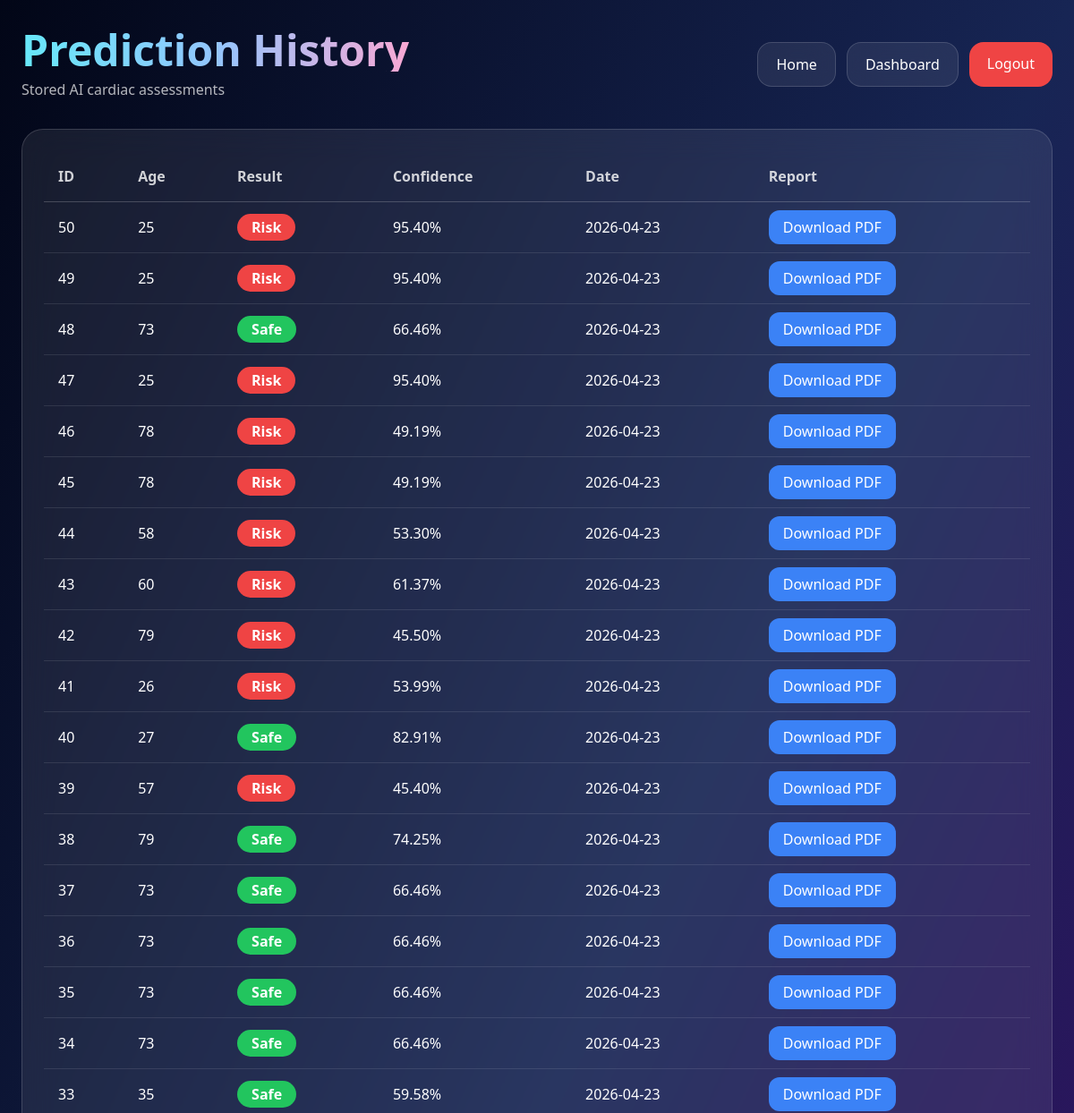
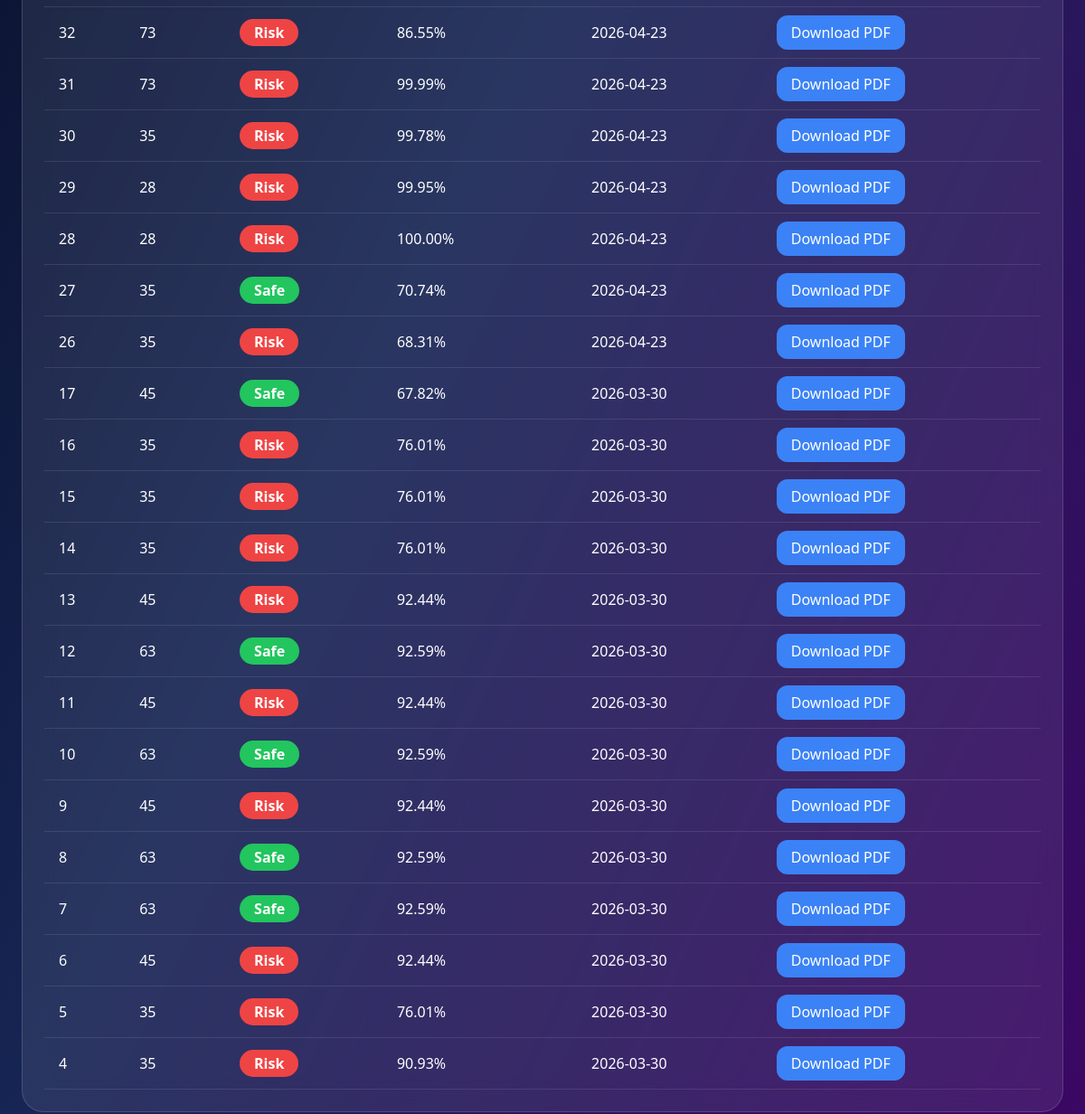
Screenshot of /history (signed in) with the database file from the repository (2 pictures, top to bottom).
### tables this page shows
CREATE TABLE predictions (
        id INTEGER PRIMARY KEY AUTOINCREMENT,
        username TEXT,
        age REAL,
        sex REAL,
        cp REAL,
        trestbps REAL,
        chol REAL,
        fbs REAL,
        restecg REAL,
        thalach REAL,
        exang REAL,
        oldpeak REAL,
        slope REAL,
        ca REAL,
        thal REAL,
        result TEXT,
        confidence REAL,
        created_at TIMESTAMP DEFAULT CURRENT_TIMESTAMP
    );

### app.py (the view)
@app.route("/history")
def history():
    if "user" not in session:
        return redirect("/")
    conn = get_db()
    cur = conn.cursor()
    cur.execute("""
    SELECT id, age, result, confidence, created_at
    FROM predictions
    WHERE username=?
    ORDER BY id DESC
    """, (session["user"],))
    rows = cur.fetchall()
    conn.close()
    return render_template("history.html", records=rows)

### app.py (called while the page is built)
def get_db():
    return sqlite3.connect("patients.db")

### templates/history.html (shortened to what this page needs)
<!DOCTYPE html>
<html lang="en">
<head>
<script src="https://cdn.tailwindcss.com"></script>
</head>
<body class="min-h-screen bg-gradient-to-br from-slate-950 via-blue-950 to-purple-950 text-white">
<div class="max-w-7xl mx-auto px-6 py-8">
<div class="flex flex-col md:flex-row justify-between items-center gap-5 mb-8">
<div>
<h1 class="text-5xl font-extrabold bg-gradient-to-r from-cyan-300 via-blue-300 to-pink-300 bg-clip-text text-transparent">
</h1>
<p class="text-white/70 mt-2">Stored AI cardiac assessments</p>
</div>
<div class="flex gap-3 flex-wrap">
<a href="/home" class="glass px-5 py-3 rounded-2xl">Home</a>
<a href="/dashboard" class="glass px-5 py-3 rounded-2xl">Dashboard</a>
<a href="/logout" class="bg-red-500 px-5 py-3 rounded-2xl">Logout</a>
</div>
</div>
<div class="glass rounded-3xl p-6 overflow-x-auto">
<table class="w-full text-left border-collapse">
<thead>
<tr class="border-b border-white/20 text-white/80">
<th class="p-4">ID</th>
<th class="p-4">Age</th>
<th class="p-4">Result</th>
<th class="p-4">Confidence</th>
<th class="p-4">Date</th>
<th class="p-4">Report</th>
</tr>
</thead>
<tbody>
{% for row in records %}
<tr class="border-b border-white/10 hover:bg-white/10">
<td class="p-4">{{ row[0] }}</td>
<td class="p-4">{{ "%.0f"|format(row[1]) }}</td>
<td class="p-4">
{% if row[2] == "Risk" %}
<span class="bg-red-500 px-4 py-1 rounded-full font-semibold">
{{ row[2] }}
</span>
{% else %}
<span class="bg-green-500 px-4 py-1 rounded-full font-semibold">
{{ row[2] }}
</span>
{% endif %}
</td>
<td class="p-4">{{ "%.2f"|format(row[3]) }}%</td>
<td class="p-4">{{ row[4].split(' ')[0] }}</td>
<td class="p-4">
<a href="/download_report/{{ row[0] }}"
class="bg-blue-500 px-4 py-2 rounded-xl">
Download PDF
</a>
</td>
</tr>
{% endfor %}
</tbody>
</table>
</div>
</div>
</body>
</html>

### templates/history.html (style rules this page uses)
.glass { background:rgba(255,255,255,.08); backdrop-filter:blur(18px); border:1px solid rgba(255,255,255,.15) }

### rows the page displays
predictions: id "50", age "25", result "Risk", confidence "95.40", created_at "2026-04-23"
predictions: id "49", age "25", result "Risk", confidence "95.40", created_at "2026-04-23"
predictions: id "48", age "73", result "Safe", confidence "66.46", created_at "2026-04-23"
predictions: id "47", age "25", result "Risk", confidence "95.40", created_at "2026-04-23"
predictions: id "46", age "78", result "Risk", confidence "49.19", created_at "2026-04-23"
predictions: id "45", age "78", result "Risk", confidence "49.19", created_at "2026-04-23"
predictions: id "44", age "58", result "Risk", confidence "53.30", created_at "2026-04-23"
predictions: id "43", age "60", result "Risk", confidence "61.37", created_at "2026-04-23"
predictions: id "42", age "79", result "Risk", confidence "45.50", created_at "2026-04-23"
predictions: id "41", age "26", result "Risk", confidence "53.99", created_at "2026-04-23"
predictions: id "40", age "27", result "Safe", confidence "82.91", created_at "2026-04-23"
predictions: id "39", age "57", result "Risk", confidence "45.40", created_at "2026-04-23"
predictions: id "38", age "79", result "Safe", confidence "74.25", created_at "2026-04-23"
predictions: id "37", age "73", result "Safe", confidence "66.46", created_at "2026-04-23"
predictions: id "36", age "73", result "Safe", confidence "66.46", created_at "2026-04-23"
predictions: id "35", age "73", result "Safe", confidence "66.46", created_at "2026-04-23"
predictions: id "34", age "73", result "Safe", confidence "66.46", created_at "2026-04-23"
predictions: id "33", age "35", result "Safe", confidence "59.58", created_at "2026-04-23"
predictions: id "32", age "73", result "Risk", confidence "86.55", created_at "2026-04-23"
predictions: id "31", age "73", result "Risk", confidence "99.99", created_at "2026-04-23"
predictions: id "30", age "35", result "Risk", confidence "99.78", created_at "2026-04-23"
predictions: id "29", age "28", result "Risk", confidence "99.95", created_at "2026-04-23"
predictions: id "28", age "28", result "Risk", confidence "100.00", created_at "2026-04-23"
predictions: id "27", age "35", result "Safe", confidence "70.74", created_at "2026-04-23"
predictions: id "26", age "35", result "Risk", confidence "68.31", created_at "2026-04-23"
predictions: id "17", age "45", result "Safe", confidence "67.82", created_at "2026-03-30"
predictions: id "16", age "35", result "Risk", confidence "76.01", created_at "2026-03-30"
predictions: id "15", age "35", result "Risk", confidence "76.01", created_at "2026-03-30"
predictions: id "14", age "35", result "Risk", confidence "76.01", created_at "2026-03-30"
predictions: id "13", age "45", result "Risk", confidence "92.44", created_at "2026-03-30"
predictions: id "12", age "63", result "Safe", confidence "92.59", created_at "2026-03-30"
predictions: id "11", age "45", result "Risk", confidence "92.44", created_at "2026-03-30"
predictions: id "10", age "63", result "Safe", confidence "92.59", created_at "2026-03-30"
predictions: id "9", age "45", result "Risk", confidence "92.44", created_at "2026-03-30"
predictions: id "8", age "63", result "Safe", confidence "92.59", created_at "2026-03-30"
predictions: id "7", age "63", result "Safe", confidence "92.59", created_at "2026-03-30"
predictions: id "6", age "45", result "Risk", confidence "92.44", created_at "2026-03-30"
predictions: id "5", age "35", result "Risk", confidence "76.01", created_at "2026-03-30"
predictions: id "4", age "35", result "Risk", confidence "90.93", created_at "2026-03-30"
